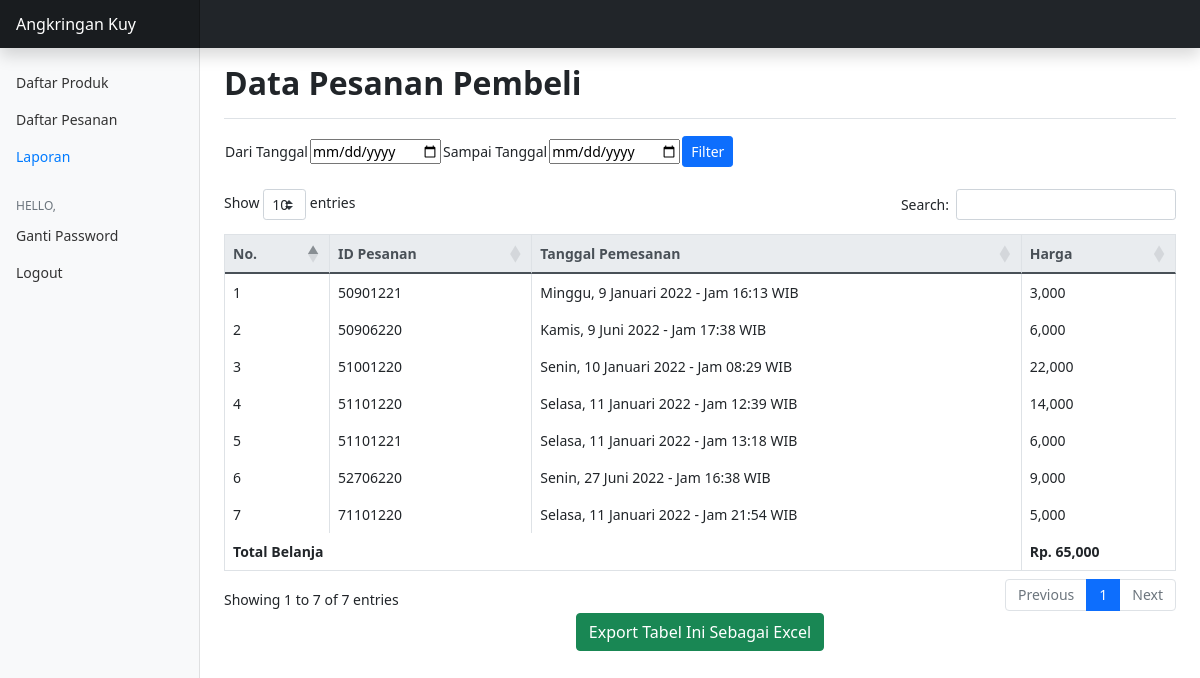
The app's page /laporan.php with its own data.
### tables this page shows
CREATE TABLE `tb_pesanan` (
  `id_pesanan` bigint(11) NOT NULL,
  `id_user` int(11) NOT NULL,
  `total_harga` int(6) NOT NULL,
  `tanggal_pemesanan` datetime NOT NULL DEFAULT current_timestamp(),
  `status_pemesanan` varchar(15) NOT NULL,
  `pembayaran` varchar(20) NOT NULL,
  `konfirmasi` int(1) NOT NULL,
  `selesai` int(1) NOT NULL
);

### function.php (called while the page is built, shortened)
<?php
$conn = mysqli_connect("localhost", "root", "", "db_angkringankuy");
function query($query)
{
    global $conn;
    $result = mysqli_query($conn, $query);
    $rows = [];
    while ($row = mysqli_fetch_assoc($result)) {
        $rows[] = $row;
    }
    return $rows;
}
function tanggal_indonesia($waktu_lengkap)
{
    $nama_hari = array(1 => 'Senin', 'Selasa', 'Rabu', 'Kamis', 'Jumat', 'Sabtu', 'Minggu');
    $nama_bulan = array(1 => 'Januari', 'Febuari', 'Maret', 'April', 'Mei', 'Juni', 'Juli', 'Agustus', 'September', 'Oktober', 'November', 'Desember');
    $pisah_waktu = explode(" ", $waktu_lengkap);
    $hari = $pisah_waktu[0];
    $tanggal = $pisah_waktu[1];
    $jam = $pisah_waktu[2];
    $hari_baru = $nama_hari[$hari];
    $pisah_tanggal = explode("/", $tanggal);
    $tanggal_baru = $pisah_tanggal[0] . " " . $nama_bulan[$pisah_tanggal[1]] . " " . $pisah_tanggal[2];
    return $hari_baru . ", " . $tanggal_baru . " - Jam " . $jam . " WIB";
}

### laporan.php (the view, shortened to what this page needs)
<?php
require 'function.php';
$pesanan = query("SELECT * FROM tb_pesanan");
?>
<!doctype html>
<html lang="en">
<head>
  <link href="assets/dist/css/bootstrap.min.css" rel="stylesheet">
  <link rel="stylesheet" href="https://stackpath.bootstrapcdn.com/bootstrap/4.5.0/css/bootstrap.min.css">
  <link rel="stylesheet" type="text/css" href="css/bootstrap.min.css">
  <link rel="stylesheet" type="text/css" href="fontawesome/css/all.min.css">
  <link rel="stylesheet" type="text/css" href="https://cdn.datatables.net/1.10.21/css/dataTables.bootstrap4.min.css">
 </head>
  <link href="css/dashboard.css" rel="stylesheet">
</head>
<body>
  <header class="navbar navbar-dark sticky-top bg-dark flex-md-nowrap p-0 shadow">
    <a class="navbar-brand col-md-3 col-lg-2 me-0 px-3" href="daftar_produk.php">Angkringan Kuy</a>
  </header>
  <div class="container-fluid">
    <div class="row">
      <nav id="sidebarMenu" class="col-md-3 col-lg-2 d-md-block bg-light sidebar collapse">
        <div class="position-sticky pt-3">
          <ul class="nav flex-column">
            <li class="nav-item">
              <a class="nav-link" href="daftar_produk.php">
                Daftar Produk
              </a>
            </li>
            <li class="nav-item">
              <a class="nav-link" aria-current="page" href="daftar_pesanan.php">
                Daftar Pesanan
              </a>
            </li>
            <li class="nav-item">
              <a class="nav-link active" aria-current="page" href="laporan.php">
                Laporan
              </a>
            </li>
            <h6 class="sidebar-heading d-flex justify-content-between align-items-center px-3 mt-4 mb-1 text-muted">
              <span>Hello, <?= $username ?></span>
            </h6>
            <li class="nav-item">
              <a class="nav-link" href="admin_ganti_password.php">
              Ganti Password
              </a>
            </li>
            <li class="nav-item">
              <a class="nav-link" href="logout.php">
                Logout
              </a>
            </li>
          </ul>
        </div>
      </nav>
      <main class="col-md-9 ms-sm-auto col-lg-10 px-md-4">
        <div class="d-flex justify-content-between flex-wrap flex-md-nowrap align-items-center pt-3 pb-2 mb-3 border-bottom">
            <h2 class="text-center"><b>Data Pesanan Pembeli</b></h2>
        </div>
        <form method="POST">
          <table>
            <td>Dari Tanggal</td>
            <td> <input type="date" name="dari_tgl" required="required"> </td>
            <td> Sampai Tanggal</td>
            <td> <input type="date" name="sampai_tgl" required="required"> </td>
            <td> <input type="submit" class="btn btn-sm btn-primary" name="filter" value="Filter"> </td>
          </table>
        </form>
        <br>
        <table class="table table-bordered" id="example">
        <thead class="thead-light">
          <tr>
            <th>No.</th>
            <th>ID Pesanan</th>
            <th>Tanggal Pemesanan</th>
            <th>Harga</th>
          </tr>
        </thead>
        <tbody>
        <?php $i = 1; ?>
        <?php $totalharga = 0; ?>
        <?php foreach ($pesanan as $row) : ?>
          <tr>
            <td><?= $i; ?></td>
            <td><?= $row["id_pesanan"]; ?></td>
            <td><?= tanggal_indonesia(date('N j/n/Y H:i', strtotime($row['tanggal_pemesanan']))); ?></td>
            <td><?= number_format($row["total_harga"]); ?></td>
          </tr>
        <?php $i++; ?>
        <?php $totalharga+=$row["total_harga"]; ?>
        <?php endforeach; ?>
        </tbody>
        <tfoot>
          <tr>
            <th colspan="3">Total Belanja</th>
            <th>Rp. <?php echo number_format($totalharga) ?></th>
          </tr>
        </tfoot>
        </table>
        <form method="post" action="export.php">
          <center>
            <button type="submit" name="export" class="btn btn-success">Export Tabel Ini Sebagai Excel</button>
          </center>
        </form>
      </main>
    </div>
  </div>
</body>
</html>

### css/dashboard.css (style rules this page uses)
body { font-size: .875rem; }
.sidebar { position: fixed; top: 0; bottom: 0; left: 0; z-index: 100; padding: 48px 0 0; box-shadow: inset -1px 0 0 rgba(0, 0, 0, .1); }
.sidebar .nav-link { font-weight: 500; color: #333; }
.sidebar .nav-link.active { color: #007bff; }
.sidebar-heading { font-size: .75rem; text-transform: uppercase; }
.navbar-brand { padding-top: .75rem; padding-bottom: .75rem; font-size: 1rem; background-color: rgba(0, 0, 0, .25); box-shadow: inset -1px 0 0 rgba(0, 0, 0, .25); }

### records on screen
tb_pesanan: id_pesanan "50901221", tanggal_pemesanan "Minggu, 9 Januari 2022 - Jam 16:13 WIB", total_harga "3,000"
tb_pesanan: id_pesanan "50906220", tanggal_pemesanan "Kamis, 9 Juni 2022 - Jam 17:38 WIB", total_harga "6,000"
tb_pesanan: id_pesanan "51001220", tanggal_pemesanan "Senin, 10 Januari 2022 - Jam 08:29 WIB", total_harga "22,000"
tb_pesanan: id_pesanan "51101220", tanggal_pemesanan "Selasa, 11 Januari 2022 - Jam 12:39 WIB", total_harga "14,000"
tb_pesanan: id_pesanan "51101221", tanggal_pemesanan "Selasa, 11 Januari 2022 - Jam 13:18 WIB", total_harga "6,000"
tb_pesanan: id_pesanan "52706220", tanggal_pemesanan "Senin, 27 Juni 2022 - Jam 16:38 WIB", total_harga "9,000"
tb_pesanan: id_pesanan "71101220", tanggal_pemesanan "Selasa, 11 Januari 2022 - Jam 21:54 WIB", total_harga "5,000"

### other values on screen
$totalharga "65,000"
